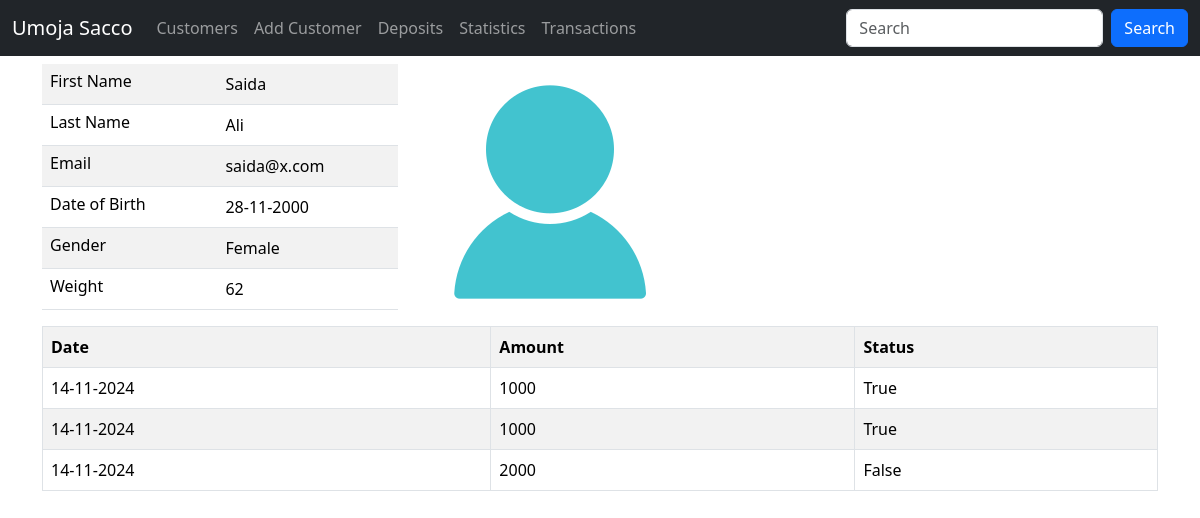
The page /customer/details/1 (signed in) on the database its author committed.
### sacco/models.py (models this page shows, shortened)
class Customer(models.Model):
    first_name = models.CharField(max_length=30)
    last_name = models.CharField(max_length=30)
    email = models.EmailField(unique=True)
    dob = models.DateField()
    gender = models.CharField(max_length=10)
    weight = models.IntegerField(default=0)
    created_at = models.DateTimeField(auto_now_add=True)
    updated_at = models.DateTimeField(auto_now=True)
    class Meta:
        db_table = 'customers'

class Deposit(models.Model):
    amount = models.IntegerField()
    status = models.BooleanField(default=False)
    customer = models.ForeignKey(Customer, on_delete=models.CASCADE)
    created_at = models.DateTimeField(auto_now_add=True)
    updated_at = models.DateTimeField(auto_now=True)
    class Meta:
        db_table = 'deposits'

### sacco/views.py (the view)
# urls.py: path('customer/details/<int:customer_id>', views.customer_details, name='customer_details'),
@login_required
@permission_required("sacco.view_customer", raise_exception=True)
def customer_details(request, customer_id):
    customer = Customer.objects.get(id=customer_id)
    deposits = Deposit.objects.filter(customer_id=customer_id)
    return render(request, "details.html", {"deposits": deposits, "customer": customer})

### templates/details.html (shortened to what this page needs)
{% extends 'master.html' %}
{% load static %}
{% block content %}
    <div class="container">
        <div class="row mt-2">
            <div class="col-sm-4">
                <table class="table table-striped">
                    <tr>
                        <td class="h6">First Name</td>
                        <td>{{ customer.first_name }}</td>
                    </tr>
                    <tr>
                        <td class="h6">Last Name</td>
                        <td>{{ customer.last_name }}</td>
                    </tr>
                    <tr>
                        <td class="h6">Email</td>
                        <td>{{ customer.email }}</td>
                    </tr>
                    <tr>
                        <td class="h6">Date of Birth</td>
                        <td>{{ customer.dob | date:"d-m-Y" }}</td>
                    </tr>
                    <tr>
                        <td class="h6">Gender</td>
                        <td>{{ customer.gender }}</td>
                    </tr>
                    <tr>
                        <td class="h6">Weight</td>
                        <td>{{ customer.weight }}</td>
                    </tr>
                </table>
            </div>
            <div class="col-sm-4">
                <img src="{% static 'profile.png' %}" alt="">
            </div>
            <div>
                <table class="table table-bordered table-striped">
                    <tr>
                        <th>Date</th>
                        <th>Amount</th>
                        <th>Status</th>
                    </tr>
                    {% for depo in deposits %}
                    	<tr>
                        <td>{{ depo.created_at | date:"d-m-Y" }}</td>
                        <td>{{ depo.amount }}</td>
                        <td>{{ depo.status }}</td>
                        </tr>
                    {% endfor %}
                </table>
            </div>
        </div>
    </div>
{% endblock %}

### templates/master.html (shortened to what this page needs)
<!DOCTYPE html>
<html lang="en">
<head>
    <link href="https://cdn.jsdelivr.net/npm/bootstrap@5.3.3/dist/css/bootstrap.min.css" rel="stylesheet">
</head>
<body>
<nav class="navbar navbar-expand-sm navbar-dark bg-dark">
    <div class="container-fluid">
        <a class="navbar-brand" href="">Umoja Sacco</a>
        <div class="collapse navbar-collapse" id="mynavbar">
            <ul class="navbar-nav me-auto">
                <li class="nav-item">
                    <a class="nav-link" href="{% url 'customers' %}">Customers</a>
                </li>
                <li class="nav-item">
                    <a class="nav-link" href="{% url 'add_customer' %}">Add Customer</a>
                </li>
                <li class="nav-item">
                    <a class="nav-link" href="{% url 'deposits' %}">Deposits</a>
                </li>
                <li class="nav-item">
                    <a class="nav-link" href="#">Statistics</a>
                </li>
                <li class="nav-item">
                    <a class="nav-link" href="#">Transactions</a>
                </li>
            </ul>
            <form class="d-flex">
                <input class="form-control me-2" type="text" placeholder="Search">
                <button class="btn btn-primary" type="button">Search</button>
            </form>
        </div>
    </div>
</nav>
{% block content %}
{% endblock %}
</body>
</html>

### rows shown on the page
Customer: first_name "Saida", last_name "Ali", email "saida@x.com", dob "28-11-2000", gender "Female", weight "62"
Deposit: created_at "14-11-2024", amount "1000", status "True"
Deposit: created_at "14-11-2024", amount "1000", status "True"
Deposit: created_at "14-11-2024", amount "2000", status "False"
